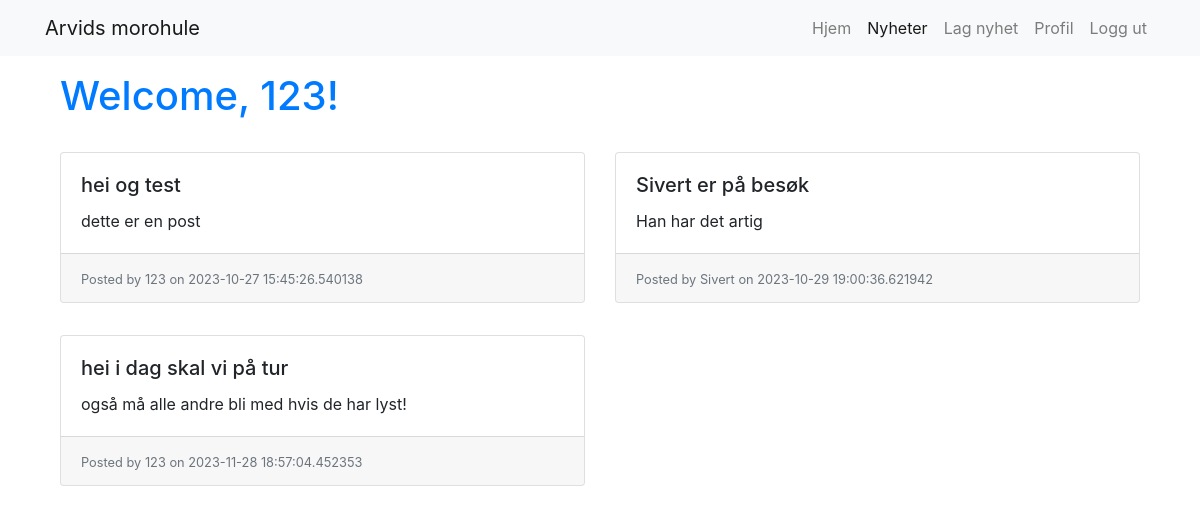
/posts (signed in), run on the app's committed database.
### app.py (models this page shows, shortened)
class User(db.Model, UserMixin):
    id = db.Column(db.Integer, primary_key=True)
    username = db.Column(db.String(80), unique=True, nullable=False)
    password = db.Column(db.String(120), nullable=False)
    first_name = db.Column(db.String(80), default="")
    last_name = db.Column(db.String(80), default="")
    is_active = db.Column(db.Boolean, default=True)
    is_admin = db.Column(db.Boolean, default=False)
    posts = db.relationship('Post', back_populates='user')
    @property
    def full_name(self):
        if self.first_name and self.last_name:
            return f'{self.first_name} {self.last_name}'
        return self.username
    @property
    def display_name(self):
        return self.full_name

class Post(db.Model):
    id = db.Column(db.Integer, primary_key=True)
    title = db.Column(db.String(255), nullable=False)
    content = db.Column(db.Text, nullable=False)
    user_id = db.Column(db.Integer, db.ForeignKey('user.id'), nullable=False)
    user = db.relationship('User', back_populates='posts')
    created_at = db.Column(db.DateTime, default=datetime.utcnow)  # Timestamp when the post was created
    modified_at = db.Column(db.DateTime, default=datetime.utcnow, onupdate=datetime.utcnow)  # Timestamp when the post was last modified

### app.py (the view)
@app.route('/posts')
def posts():
    context = CONTEXT.copy()
    context.update({
        'active_tab': 'posts',
        'user': current_user,
        'posts': Post.query.all()  # Fetch all posts from the database
    })
    return render_template('posts.html', **context)

### app.py (called while the page is built)
@login_manager.user_loader
def load_user(user_id):
    return User.query.get(int(user_id))

### templates/posts.html (shortened to what this page needs)
{% extends 'base.html' %}
{% block content %}
<div class="container">
    <h1 class="pb-2 text-primary">
        {% if user.is_authenticated %}
        Welcome, {{ user.display_name }}!
        {% else %}
        Hey there, anonymous user!
        {% endif %}
    </h1>
    <div class="row mt-4">
        {% if posts %}
            {% for post in posts %}
            <div class="col-sm-6 pb-3">
                <div class="card mb-3">
                    <div class="card-body">
                        <h5 class="card-title">{{ post.title }}</h5>
                        <p class="card-text">{{ post.content }}</p>
                    </div>
                    <div class="card-footer">
                        <small class="text-muted">Posted by {{ post.user.display_name }} on {{ post.modified_at }}</small>
                    </div>
                </div>
            </div>
            {% endfor %}
        {% else %}
                <p>
                    Sorry, no posts found,click <a href="{{url_for('create_post')}}">here</a> to create new!
                </p>
        {% endif %}
    </div>
</div>
{% endblock %}

### data on the page
User: display_name "123"
Post: title "hei og test", content "dette er en post", user.display_name "123", modified_at "2023-10-27 15:45:26.540138"
Post: title "Sivert er på besøk", content "Han har det artig", user.display_name "Sivert", modified_at "2023-10-29 19:00:36.621942"
Post: title "hei i dag skal vi på tur", content "også må alle andre bli med hvis de har lyst!", user.display_name "123", modified_at "2023-11-28 18:57:04.452353"

### other printed values
{{ site_title }} "Arvids morohule"
